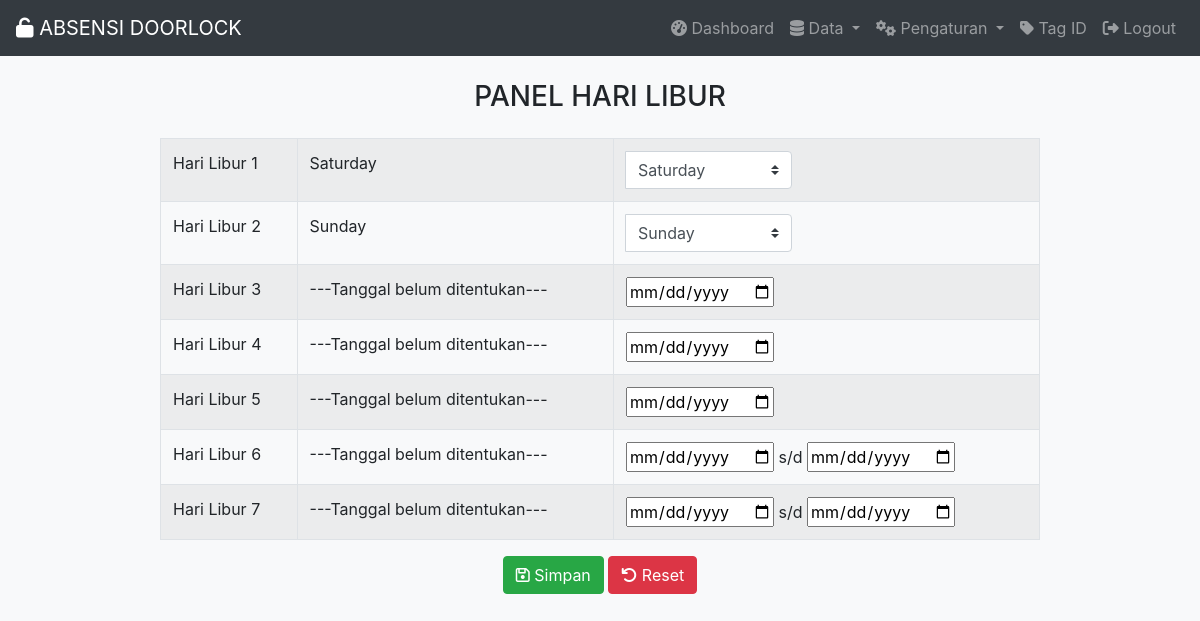
Screenshot of /aturlibur.php (signed in) with the database file from the repository.
### tables this page shows
CREATE TABLE `tabel_hari_libur` (
  `H_LIBUR_1` varchar(20) NOT NULL,
  `H_LIBUR_2` varchar(20) NOT NULL,
  `T_LIBUR_3` varchar(20) NOT NULL,
  `T_LIBUR_4` varchar(20) NOT NULL,
  `T_LIBUR_5` varchar(20) NOT NULL,
  `T_LIBUR_6A` varchar(20) NOT NULL,
  `T_LIBUR_6B` varchar(20) NOT NULL,
  `T_LIBUR_7A` varchar(20) NOT NULL,
  `T_LIBUR_7B` varchar(20) NOT NULL
);

### koneksidb.php (called while the page is built, shortened)
<?php
$server       = "localhost";
$user         = "root";
$password     = "";
$database     = "absensirfid";
$koneksi      = mysqli_connect($server, $user, $password, $database);
function query($query) {
    global $koneksi;
    $result = mysqli_query($koneksi, $query );
    $box = [];
    while( $siswa = mysqli_fetch_assoc($result) ){
    $box[] = $siswa;
    }
    return $box;
}
 ?>

### aturlibur.php (the view, shortened to what this page needs)
<?php
	require "template.php";
	$libur = query("SELECT * FROM tabel_hari_libur")[0];
	$d_LIBUR_3 = strtotime($libur["T_LIBUR_3"]); $T_LIBUR_3 = date("d F Y", $d_LIBUR_3);
	$d_LIBUR_4 = strtotime($libur["T_LIBUR_4"]); $T_LIBUR_4 = date("d F Y", $d_LIBUR_4);
	$d_LIBUR_5 = strtotime($libur["T_LIBUR_5"]); $T_LIBUR_5 = date("d F Y", $d_LIBUR_5);
	$d_LIBUR_6A = strtotime($libur["T_LIBUR_6A"]); $T_LIBUR_6A = date("d F Y", $d_LIBUR_6A);
	$d_LIBUR_6B = strtotime($libur["T_LIBUR_6B"]); $T_LIBUR_6B = date("d F Y", $d_LIBUR_6B);
	$d_LIBUR_7A = strtotime($libur["T_LIBUR_7A"]); $T_LIBUR_7A = date("d F Y", $d_LIBUR_7A);
	$d_LIBUR_7B = strtotime($libur["T_LIBUR_7B"]); $T_LIBUR_7B = date("d F Y", $d_LIBUR_7B);
	$hari = ["Monday", "Tuesday", "Wednesday", "Thursday", "Friday", "Saturday", "Sunday"];
 ?>
 <!DOCTYPE html>
 <html>
 <head>
 </head>
 <body>
 	<center>
 		<h3 class="mb-4 mt-2">PANEL HARI LIBUR</h3>
    <form method="post" action="aturlibur.php">
 	   <div class="table-responsive-sm">
 			<table class="table table-bordered table-striped" style="width:55rem;">
 				            <tr>
 				            	<td>Hari Libur 1</td>
 				            	<?php
                                     if($libur["H_LIBUR_1"] == "---Pilih Hari---"){
                                     	$h_libur_1 = "---Hari Belum Ditentukan---";
                                     }
                                     else{
                                     	$h_libur_1 = $libur["H_LIBUR_1"];
                                     }
 				            	  ?>
 				            	<td><?=$h_libur_1;?></td>
 				            	<td>
				 				      <div class="input-group">
				                           <select name="H_LIBUR_1" class="custom-select col-md-5"><
					                            <?php
					                            	foreach($hari as $i ) {
					                            		if ($libur['H_LIBUR_1']===$i) {
						                                     $select="selected";
						                                   }
						                                else {
						                                       $select="";
						                                  }
					                            		echo "<option ".$select.">".$i."</option>";
					                            	}
					                            ?>
				                           </select>
				                       </div>
 				            	</td>
 				            </tr>
 				            <tr>
 				            	<td>Hari Libur 2</td>
 				            	 <?php
                                     if($libur["H_LIBUR_2"] == "---Pilih Hari---"){
                                     	$h_libur_2 = "---Hari Belum Ditentukan---";
                                     }
                                     else{
                                     	$h_libur_2 = $libur["H_LIBUR_2"];
                                     }
 				            	  ?>
 				            	<td><?=$h_libur_2;?></td>
 				            	<td>
				 				      <div class="input-group">
				                           <select name="H_LIBUR_2" class="custom-select col-md-5"><
					                            <?php
					                            	foreach($hari as $i ) {
					                            		if ($libur['H_LIBUR_2']===$i) {
						                                     $select="selected";
						                                   }
						                                else {
						                                       $select="";
						                                  }
					                            		echo "<option ".$select.">".$i."</option>";
					                            	}
					                            ?>
				                           </select>
				                       </div>
 				            	</td>
 				            </tr>
              	            <tr>
					    		<td>Hari Libur 3</td>
					    		<?php
                                    if($libur["T_LIBUR_3"] == ""){
                                      $t_libur_3 = "---Tanggal belum ditentukan---";
                                    }
                                    else{
                                       $t_libur_3 = $T_LIBUR_3;
                                    }
					    		 ?>
					    		<td><?=$t_libur_3;?></td>
					    		<td><input name="T_LIBUR_3" type="date"></td>
					    	</tr>
					    	<tr>
					    		<td>Hari Libur 4</td>
					    		<?php
                                    if($libur["T_LIBUR_4"] == ""){
                                      $t_libur_4 = "---Tanggal belum ditentukan---";
                                    }
                                    else{
                                       $t_libur_4 = $T_LIBUR_4;
                                    }
					    		 ?>
					    		<td><?=$t_libur_4;?></td>
					    		<td><input name="T_LIBUR_4" type="date"></td>
					    	</tr>
					    	<tr>
					    		<td>Hari Libur 5</td>
					    		<?php
                                    if($libur["T_LIBUR_5"] == ""){
                                      $t_libur_5 = "---Tanggal belum ditentukan---";
                                    }
                                    else{
                                       $t_libur_5 = $T_LIBUR_5;
                                    }
					    		 ?>
					    		<td><?=$t_libur_5;?></td>
					    		<td><input name="T_LIBUR_5" type="date"></td>
					    	</tr>
					    	<tr>
					    		<td>Hari Libur 6</td>
					    		<?php
                                    if($libur["T_LIBUR_6A"] == "" OR
                                       $libur["T_LIBUR_6B"] == "" ){
                                      $t_libur_6 = "---Tanggal belum ditentukan---";
                                    }
                                    else{
                                       $t_libur_6 = $T_LIBUR_6A." s/d ".$T_LIBUR_6B;
                                    }
					    		 ?>
					    		<td><?=$t_libur_6;?></td>
					    		<td><input name="T_LIBUR_6A" type="date"> s/d
					    			<input name="T_LIBUR_6B" type="date">
					    	    </td>
					    	</tr>
					    	<tr>
					    		<td>Hari Libur 7</td>
					    		<?php
                                    if($libur["T_LIBUR_7A"] == "" OR
                                       $libur["T_LIBUR_7B"] == "" ){
                                      $t_libur_7 = "---Tanggal belum ditentukan---";
                                    }
                                    else{
                                       $t_libur_7 = $T_LIBUR_7A." s/d ".$T_LIBUR_7B;
                                    }
					    		 ?>
					    		<td><?=$t_libur_7;?></td>
					    		<td><input name="T_LIBUR_7A" type="date"> s/d
					    			<input name="T_LIBUR_7B" type="date">
					    	    </td>
					    	</tr>
					    </table>
		    </div>
         <button type="submit" name="simpan" class="btn btn-success"><i class="fa fa-save"></i> Simpan</button>
         <button type="submit" name="reset" class="btn btn-danger"><i class="fa fa-undo"></i> Reset</button>
	</form>
 	</center>
 </body>
 </html>

### rows the page displays
tabel_hari_libur: H_LIBUR_1 "Saturday", H_LIBUR_2 "Sunday", T_LIBUR_3 "---Tanggal belum ditentukan---", T_LIBUR_4 "---Tanggal belum ditentukan---", T_LIBUR_5 "---Tanggal belum ditentukan---", T_LIBUR_6A "---Tanggal belum ditentukan---", T_LIBUR_7A "---Tanggal belum ditentukan---"
